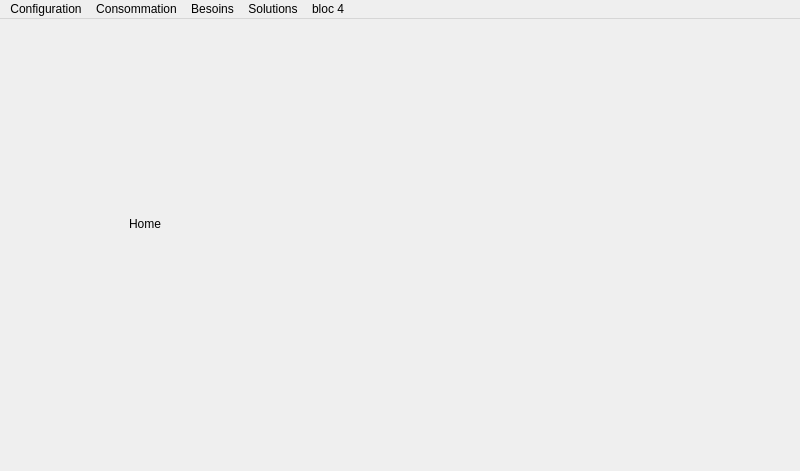
<?xml version="1.0" encoding="UTF-8"?>
<ui version="4.0">
 <class>MainWindow</class>
 <widget class="QMainWindow" name="MainWindow">
  <property name="geometry">
   <rect>
    <x>0</x>
    <y>0</y>
    <width>800</width>
    <height>471</height>
   </rect>
  </property>
  <property name="windowTitle">
   <string>MainWindow</string>
  </property>
  <property name="styleSheet">
   <string notr="true"/>
  </property>
  <widget class="QWidget" name="centralwidget">
   <layout class="QVBoxLayout" name="verticalLayout">
    <item>
     <widget class="QStackedWidget" name="stackedWidget">
      <widget class="QWidget" name="_1_page_home">
       <widget class="QLabel" name="label_4">
        <property name="geometry">
         <rect>
          <x>120</x>
          <y>70</y>
          <width>361</width>
          <height>251</height>
         </rect>
        </property>
        <property name="text">
         <string>Home</string>
        </property>
       </widget>
      </widget>
      <widget class="QWidget" name="page_config_electrique">
       <layout class="QVBoxLayout" name="verticalLayout_2">
        <item>
         <widget class="QFrame" name="frame_6">
          <property name="minimumSize">
           <size>
            <width>0</width>
            <height>30</height>
           </size>
          </property>
          <property name="maximumSize">
           <size>
            <width>16777215</width>
            <height>30</height>
           </size>
          </property>
          <property name="frameShape">
           <enum>QFrame::StyledPanel</enum>
          </property>
          <property name="frameShadow">
           <enum>QFrame::Raised</enum>
          </property>
          <widget class="QLabel" name="label">
           <property name="geometry">
            <rect>
             <x>20</x>
             <y>0</y>
             <width>201</width>
             <height>19</height>
            </rect>
           </property>
           <property name="text">
            <string>Appareils Electriques</string>
           </property>
          </widget>
         </widget>
        </item>
        <item>
         <widget class="QFrame" name="frame_5">
          <property name="frameShape">
           <enum>QFrame::StyledPanel</enum>
          </property>
          <property name="frameShadow">
           <enum>QFrame::Raised</enum>
          </property>
          <layout class="QHBoxLayout" name="horizontalLayout">
           <item>
            <widget class="QFrame" name="frame">
             <property name="frameShape">
              <enum>QFrame::StyledPanel</enum>
             </property>
             <property name="frameShadow">
              <enum>QFrame::Raised</enum>
             </property>
             <layout class="QVBoxLayout" name="verticalLayout_5">
              <item>
               <widget class="QFrame" name="frame_3">
                <property name="frameShape">
                 <enum>QFrame::StyledPanel</enum>
                </property>
                <property name="frameShadow">
                 <enum>QFrame::Raised</enum>
                </property>
                <layout class="QVBoxLayout" name="verticalLayout_4">
                 <item>
                  <layout class="QFormLayout" name="formLayout">
                   <item row="0" column="0">
                    <widget class="QLabel" name="modLeLabel">
                     <property name="text">
                      <string>Modèle</string>
                     </property>
                    </widget>
                   </item>
                   <item row="0" column="1">
                    <widget class="QLineEdit" name="modLeLineEdit">
                     <property name="toolTip">
                      <string>Entrer le modèle de l'appareil électrique</string>
                     </property>
                     <property name="placeholderText">
                      <string>Modèle (ex :  TV Samsung)</string>
                     </property>
                    </widget>
                   </item>
                   <item row="1" column="0">
                    <widget class="QLabel" name="puissanceLabel">
                     <property name="text">
                      <string>Puissance</string>
                     </property>
                    </widget>
                   </item>
                   <item row="1" column="1">
                    <widget class="QSpinBox" name="puissanceSpinBox">
                     <property name="toolTip">
                      <string>Entrer la puissance de l'appareil</string>
                     </property>
                     <property name="maximum">
                      <number>999</number>
                     </property>
                     <property name="stepType">
                      <enum>QAbstractSpinBox::AdaptiveDecimalStepType</enum>
                     </property>
                    </widget>
                   </item>
                   <item row="2" column="0">
                    <widget class="QLabel" name="ePPouceLabel">
                     <property name="text">
                      <string>EPPouce</string>
                     </property>
                    </widget>
                   </item>
                   <item row="2" column="1">
                    <widget class="QSpinBox" name="ePPouceSpinBox">
                     <property name="toolTip">
                      <string>Entrer le nombre de pouce de l'appareil</string>
                     </property>
                     <property name="maximum">
                      <number>999</number>
                     </property>
                     <property name="stepType">
                      <enum>QAbstractSpinBox::AdaptiveDecimalStepType</enum>
                     </property>
                    </widget>
                   </item>
                   <item row="3" column="0">
                    <widget class="QLabel" name="puissanceEnVeilleLabel">
                     <property name="text">
                      <string>Puissance en veille</string>
                     </property>
                    </widget>
                   </item>
                   <item row="3" column="1">
                    <widget class="QSpinBox" name="puissanceEnVeilleSpinBox">
                     <property name="toolTip">
                      <string>Entrer le puissance en veille de l'appareil</string>
                     </property>
                    </widget>
                   </item>
                  </layout>
                 </item>
                </layout>
               </widget>
              </item>
              <item>
               <widget class="QFrame" name="frame_4">
                <property name="minimumSize">
                 <size>
                  <width>0</width>
                  <height>40</height>
                 </size>
                </property>
                <property name="maximumSize">
                 <size>
                  <width>16777215</width>
                  <height>40</height>
                 </size>
                </property>
                <property name="frameShape">
                 <enum>QFrame::StyledPanel</enum>
                </property>
                <property name="frameShadow">
                 <enum>QFrame::Raised</enum>
                </property>
                <layout class="QHBoxLayout" name="horizontalLayout_2">
                 <item>
                  <widget class="QPushButton" name="add_app_elec">
                   <property name="toolTip">
                    <string>Ajouter un appareil</string>
                   </property>
                   <property name="text">
                    <string/>
                   </property>
                   <property name="icon">
                    <iconset resource="../Qss/icons/_icons.qrc">
                     <normaloff>:/icons/000000/feather/plus.png</normaloff>:/icons/000000/feather/plus.png</iconset>
                   </property>
                  </widget>
                 </item>
                 <item>
                  <widget class="QPushButton" name="edit_app_elec">
                   <property name="toolTip">
                    <string>Mettre à jour un appareil</string>
                   </property>
                   <property name="text">
                    <string/>
                   </property>
                   <property name="icon">
                    <iconset resource="../Qss/icons/_icons.qrc">
                     <normaloff>:/icons/000000/feather/edit.png</normaloff>:/icons/000000/feather/edit.png</iconset>
                   </property>
                  </widget>
                 </item>
                 <item>
                  <widget class="QPushButton" name="clear_app_elec">
                   <property name="toolTip">
                    <string>Réinitialiser le formulaire</string>
                   </property>
                   <property name="text">
                    <string/>
                   </property>
                   <property name="icon">
                    <iconset resource="../Qss/icons/_icons.qrc">
                     <normaloff>:/icons/000000/feather/arrow_left.png</normaloff>:/icons/000000/feather/arrow_left.png</iconset>
                   </property>
                  </widget>
                 </item>
                 <item>
                  <widget class="QPushButton" name="del_app_elec">
                   <property name="toolTip">
                    <string>Supprimer un appareil</string>
                   </property>
                   <property name="text">
                    <string/>
                   </property>
                   <property name="icon">
                    <iconset resource="../Qss/icons/_icons.qrc">
                     <normaloff>:/icons/000000/feather/trash-2.png</normaloff>:/icons/000000/feather/trash-2.png</iconset>
                   </property>
                  </widget>
                 </item>
                </layout>
               </widget>
              </item>
             </layout>
            </widget>
           </item>
           <item>
            <widget class="QFrame" name="frame_2">
             <property name="frameShape">
              <enum>QFrame::StyledPanel</enum>
             </property>
             <property name="frameShadow">
              <enum>QFrame::Raised</enum>
             </property>
             <layout class="QVBoxLayout" name="verticalLayout_3">
              <item>
               <widget class="QTableView" name="tableWidget_app_elec"/>
              </item>
             </layout>
            </widget>
           </item>
          </layout>
         </widget>
        </item>
       </layout>
      </widget>
      <widget class="QWidget" name="page_config_gaz">
       <layout class="QVBoxLayout" name="verticalLayout_6">
        <item>
         <widget class="QFrame" name="frame_7">
          <property name="minimumSize">
           <size>
            <width>0</width>
            <height>30</height>
           </size>
          </property>
          <property name="maximumSize">
           <size>
            <width>16777215</width>
            <height>30</height>
           </size>
          </property>
          <property name="frameShape">
           <enum>QFrame::StyledPanel</enum>
          </property>
          <property name="frameShadow">
           <enum>QFrame::Raised</enum>
          </property>
          <widget class="QLabel" name="label_5">
           <property name="geometry">
            <rect>
             <x>20</x>
             <y>0</y>
             <width>251</width>
             <height>31</height>
            </rect>
           </property>
           <property name="text">
            <string>Appareils à gaz</string>
           </property>
          </widget>
         </widget>
        </item>
        <item>
         <widget class="QFrame" name="frame_8">
          <property name="frameShape">
           <enum>QFrame::StyledPanel</enum>
          </property>
          <property name="frameShadow">
           <enum>QFrame::Raised</enum>
          </property>
          <layout class="QHBoxLayout" name="horizontalLayout_4">
           <item>
            <widget class="QFrame" name="frame_9">
             <property name="frameShape">
              <enum>QFrame::StyledPanel</enum>
             </property>
             <property name="frameShadow">
              <enum>QFrame::Raised</enum>
             </property>
             <layout class="QVBoxLayout" name="verticalLayout_8">
              <item>
               <widget class="QFrame" name="frame_13">
                <property name="frameShape">
                 <enum>QFrame::StyledPanel</enum>
                </property>
                <property name="frameShadow">
                 <enum>QFrame::Raised</enum>
                </property>
                <layout class="QVBoxLayout" name="verticalLayout_9">
                 <item>
                  <layout class="QFormLayout" name="formLayout_2">
                   <item row="0" column="0">
                    <widget class="QLabel" name="modLeLabel_2">
                     <property name="text">
                      <string>Modèle</string>
                     </property>
                    </widget>
                   </item>
                   <item row="0" column="1">
                    <widget class="QLineEdit" name="modLeGazLineEdit"/>
                   </item>
                   <item row="1" column="0">
                    <widget class="QLabel" name="puissanceLabel_2">
                     <property name="text">
                      <string>Puissance</string>
                     </property>
                    </widget>
                   </item>
                   <item row="1" column="1">
                    <widget class="QSpinBox" name="puissanceGazLineEdit"/>
                   </item>
                   <item row="2" column="0">
                    <widget class="QLabel" name="dBitNominalLabel">
                     <property name="text">
                      <string>Débit nominal</string>
                     </property>
                    </widget>
                   </item>
                   <item row="2" column="1">
                    <widget class="QSpinBox" name="dBitNominalGazSpinBox"/>
                   </item>
                  </layout>
                 </item>
                </layout>
               </widget>
              </item>
              <item>
               <widget class="QFrame" name="frame_14">
                <property name="minimumSize">
                 <size>
                  <width>0</width>
                  <height>40</height>
                 </size>
                </property>
                <property name="maximumSize">
                 <size>
                  <width>16777215</width>
                  <height>40</height>
                 </size>
                </property>
                <property name="frameShape">
                 <enum>QFrame::StyledPanel</enum>
                </property>
                <property name="frameShadow">
                 <enum>QFrame::Raised</enum>
                </property>
                <layout class="QHBoxLayout" name="horizontalLayout_5">
                 <item>
                  <widget class="QPushButton" name="add_app_gaz">
                   <property name="toolTip">
                    <string>Ajouter un appareil</string>
                   </property>
                   <property name="text">
                    <string/>
                   </property>
                   <property name="icon">
                    <iconset resource="../Qss/icons/_icons.qrc">
                     <normaloff>:/icons/000000/feather/plus.png</normaloff>:/icons/000000/feather/plus.png</iconset>
                   </property>
                  </widget>
                 </item>
                 <item>
                  <widget class="QPushButton" name="edit_app_gaz">
                   <property name="toolTip">
                    <string>Mettre à jour un appareil</string>
                   </property>
                   <property name="text">
                    <string/>
                   </property>
                   <property name="icon">
                    <iconset resource="../Qss/icons/_icons.qrc">
                     <normaloff>:/icons/000000/feather/edit.png</normaloff>:/icons/000000/feather/edit.png</iconset>
                   </property>
                  </widget>
                 </item>
                 <item>
                  <widget class="QPushButton" name="clear_app_gaz">
                   <property name="toolTip">
                    <string>Réinitialiser le formulaire</string>
                   </property>
                   <property name="text">
                    <string/>
                   </property>
                   <property name="icon">
                    <iconset resource="../Qss/icons/_icons.qrc">
                     <normaloff>:/icons/000000/feather/arrow_left.png</normaloff>:/icons/000000/feather/arrow_left.png</iconset>
                   </property>
                  </widget>
                 </item>
                 <item>
                  <widget class="QPushButton" name="del_app_gaz">
                   <property name="toolTip">
                    <string>Supprimer un appareil</string>
                   </property>
                   <property name="text">
                    <string/>
                   </property>
                   <property name="icon">
                    <iconset resource="../Qss/icons/_icons.qrc">
                     <normaloff>:/icons/000000/feather/trash-2.png</normaloff>:/icons/000000/feather/trash-2.png</iconset>
                   </property>
                  </widget>
                 </item>
                </layout>
               </widget>
              </item>
             </layout>
            </widget>
           </item>
           <item>
            <widget class="QFrame" name="frame_12">
             <property name="frameShape">
              <enum>QFrame::StyledPanel</enum>
             </property>
             <property name="frameShadow">
              <enum>QFrame::Raised</enum>
             </property>
             <layout class="QVBoxLayout" name="verticalLayout_10">
              <item>
               <widget class="QTableView" name="tableView_app_gaz"/>
              </item>
             </layout>
            </widget>
           </item>
          </layout>
         </widget>
        </item>
       </layout>
      </widget>
      <widget class="QWidget" name="page_config_materiaux">
       <widget class="QLabel" name="label_3">
        <property name="geometry">
         <rect>
          <x>100</x>
          <y>80</y>
          <width>221</width>
          <height>111</height>
         </rect>
        </property>
        <property name="text">
         <string>page materiaux</string>
        </property>
       </widget>
      </widget>
      <widget class="QWidget" name="page_1_consommation_elec">
       <layout class="QVBoxLayout" name="verticalLayout_11">
        <item>
         <widget class="QFrame" name="frame_15">
          <property name="minimumSize">
           <size>
            <width>0</width>
            <height>30</height>
           </size>
          </property>
          <property name="maximumSize">
           <size>
            <width>16777215</width>
            <height>30</height>
           </size>
          </property>
          <property name="frameShape">
           <enum>QFrame::StyledPanel</enum>
          </property>
          <property name="frameShadow">
           <enum>QFrame::Raised</enum>
          </property>
          <widget class="QLabel" name="label_6">
           <property name="geometry">
            <rect>
             <x>10</x>
             <y>0</y>
             <width>251</width>
             <height>31</height>
            </rect>
           </property>
           <property name="text">
            <string>Consommation electricité</string>
           </property>
          </widget>
         </widget>
        </item>
        <item>
         <widget class="QFrame" name="frame_16">
          <property name="frameShape">
           <enum>QFrame::StyledPanel</enum>
          </property>
          <property name="frameShadow">
           <enum>QFrame::Raised</enum>
          </property>
         </widget>
        </item>
       </layout>
      </widget>
      <widget class="QWidget" name="page_1_consommation_gaz">
       <layout class="QVBoxLayout" name="verticalLayout_12">
        <item>
         <widget class="QFrame" name="frame_17">
          <property name="minimumSize">
           <size>
            <width>0</width>
            <height>30</height>
           </size>
          </property>
          <property name="maximumSize">
           <size>
            <width>16777215</width>
            <height>30</height>
           </size>
          </property>
          <property name="frameShape">
           <enum>QFrame::StyledPanel</enum>
          </property>
          <property name="frameShadow">
           <enum>QFrame::Raised</enum>
          </property>
          <widget class="QLabel" name="label_8">
           <property name="geometry">
            <rect>
             <x>10</x>
             <y>8</y>
             <width>221</width>
             <height>21</height>
            </rect>
           </property>
           <property name="text">
            <string>Consommation Gaz</string>
           </property>
          </widget>
         </widget>
        </item>
        <item>
         <widget class="QFrame" name="frame_18">
          <property name="frameShape">
           <enum>QFrame::StyledPanel</enum>
          </property>
          <property name="frameShadow">
           <enum>QFrame::Raised</enum>
          </property>
          <layout class="QHBoxLayout" name="horizontalLayout_3">
           <item>
            <widget class="QFrame" name="frame_10">
             <property name="frameShape">
              <enum>QFrame::StyledPanel</enum>
             </property>
             <property name="frameShadow">
              <enum>QFrame::Raised</enum>
             </property>
             <layout class="QVBoxLayout" name="verticalLayout_7">
              <item>
               <widget class="QFrame" name="frame_19">
                <property name="frameShape">
                 <enum>QFrame::StyledPanel</enum>
                </property>
                <property name="frameShadow">
                 <enum>QFrame::Raised</enum>
                </property>
                <layout class="QVBoxLayout" name="verticalLayout_13">
                 <item>
                  <layout class="QFormLayout" name="formLayout_3">
                   <item row="0" column="0">
                    <widget class="QLabel" name="appareilLabel">
                     <property name="text">
                      <string>Appareil</string>
                     </property>
                    </widget>
                   </item>
                   <item row="0" column="1">
                    <widget class="QComboBox" name="appareilGazComboBox">
                     <property name="minimumSize">
                      <size>
                       <width>160</width>
                       <height>0</height>
                      </size>
                     </property>
                     <property name="toolTip">
                      <string>Sélectionner l'appareil</string>
                     </property>
                    </widget>
                   </item>
                   <item row="1" column="0">
                    <widget class="QLabel" name="nombreAppareilLabel">
                     <property name="text">
                      <string>Nombre appareil</string>
                     </property>
                    </widget>
                   </item>
                   <item row="1" column="1">
                    <widget class="QSpinBox" name="nombreAppareilGazSpinBox">
                     <property name="toolTip">
                      <string>Insérer le nombre de cet appareil</string>
                     </property>
                    </widget>
                   </item>
                   <item row="2" column="0">
                    <widget class="QLabel" name="nombreHeureDUtilisationLabel">
                     <property name="text">
                      <string>Nombre Heure d'utilisation</string>
                     </property>
                    </widget>
                   </item>
                   <item row="2" column="1">
                    <widget class="QSpinBox" name="nombreHeureDUtilisationGazSpinBox">
                     <property name="toolTip">
                      <string>Insérer le nombre d'heures d'utilisation de cet appareil</string>
                     </property>
                    </widget>
                   </item>
                  </layout>
                 </item>
                </layout>
               </widget>
              </item>
              <item>
               <widget class="QFrame" name="frame_20">
                <property name="minimumSize">
                 <size>
                  <width>0</width>
                  <height>40</height>
                 </size>
                </property>
                <property name="maximumSize">
                 <size>
                  <width>16777215</width>
                  <height>40</height>
                 </size>
                </property>
                <property name="frameShape">
                 <enum>QFrame::StyledPanel</enum>
                </property>
                <property name="frameShadow">
                 <enum>QFrame::Raised</enum>
                </property>
                <layout class="QHBoxLayout" name="horizontalLayout_6">
                 <item>
                  <widget class="QPushButton" name="add_conso_gaz">
                   <property name="toolTip">
                    <string>Insérer</string>
                   </property>
                   <property name="text">
                    <string>ADD</string>
                   </property>
                   <property name="icon">
                    <iconset resource="../Qss/icons/_icons.qrc">
                     <normaloff>:/icons/000000/feather/plus.png</normaloff>:/icons/000000/feather/plus.png</iconset>
                   </property>
                  </widget>
                 </item>
                 <item>
                  <widget class="QPushButton" name="edit_conso_gaz">
                   <property name="toolTip">
                    <string>Editer</string>
                   </property>
                   <property name="text">
                    <string>EDIT</string>
                   </property>
                   <property name="icon">
                    <iconset resource="../Qss/icons/_icons.qrc">
                     <normaloff>:/icons/000000/feather/edit-3.png</normaloff>:/icons/000000/feather/edit-3.png</iconset>
                   </property>
                  </widget>
                 </item>
                 <item>
                  <widget class="QPushButton" name="clear_conso_gaz">
                   <property name="toolTip">
                    <string>Réinitialiser le formulaire</string>
                   </property>
                   <property name="text">
                    <string>RESET</string>
                   </property>
                   <property name="icon">
                    <iconset resource="../Qss/icons/_icons.qrc">
                     <normaloff>:/icons/000000/feather/arrow_left.png</normaloff>:/icons/000000/feather/arrow_left.png</iconset>
                   </property>
                  </widget>
                 </item>
                 <item>
                  <widget class="QPushButton" name="del_conso_gaz">
                   <property name="toolTip">
                    <string>Supprimer</string>
                   </property>
                   <property name="text">
                    <string>DEL</string>
                   </property>
                   <property name="icon">
                    <iconset resource="../Qss/icons/_icons.qrc">
                     <normaloff>:/icons/000000/feather/trash-2.png</normaloff>:/icons/000000/feather/trash-2.png</iconset>
                   </property>
                  </widget>
                 </item>
                </layout>
               </widget>
              </item>
              <item>
               <widget class="QFrame" name="frame_21">
                <property name="frameShape">
                 <enum>QFrame::StyledPanel</enum>
                </property>
                <property name="frameShadow">
                 <enum>QFrame::Raised</enum>
                </property>
                <layout class="QVBoxLayout" name="verticalLayout_15">
                 <item>
                  <widget class="QLCDNumber" name="lcdConsommationGaz"/>
                 </item>
                </layout>
               </widget>
              </item>
             </layout>
            </widget>
           </item>
           <item>
            <widget class="QFrame" name="frame_11">
             <property name="frameShape">
              <enum>QFrame::StyledPanel</enum>
             </property>
             <property name="frameShadow">
              <enum>QFrame::Raised</enum>
             </property>
             <layout class="QVBoxLayout" name="verticalLayout_14">
              <item>
               <widget class="QTableView" name="tableView_conso_gaz"/>
              </item>
             </layout>
            </widget>
           </item>
          </layout>
         </widget>
        </item>
       </layout>
      </widget>
     </widget>
    </item>
   </layout>
  </widget>
  <widget class="QMenuBar" name="menuBar">
   <property name="geometry">
    <rect>
     <x>0</x>
     <y>0</y>
     <width>800</width>
     <height>24</height>
    </rect>
   </property>
   <widget class="QMenu" name="menuConfiguration">
    <property name="title">
     <string>Configuration</string>
    </property>
    <widget class="QMenu" name="menuAppareils">
     <property name="title">
      <string>Appareils</string>
     </property>
     <property name="icon">
      <iconset>
       <normaloff>:/feather/icons/feather/speaker.png</normaloff>:/feather/icons/feather/speaker.png</iconset>
     </property>
     <addaction name="action_conf_elec"/>
     <addaction name="action_conf_gaz"/>
    </widget>
    <addaction name="menuAppareils"/>
    <addaction name="action_conf_materiaux"/>
    <addaction name="action_conf_climat"/>
   </widget>
   <widget class="QMenu" name="menuConsommation">
    <property name="title">
     <string>Consommation</string>
    </property>
    <addaction name="action_conso_elec"/>
    <addaction name="action_conso_gaz"/>
   </widget>
   <widget class="QMenu" name="menuBesoins">
    <property name="title">
     <string>Besoins</string>
    </property>
    <addaction name="action_besoin_elec"/>
    <addaction name="actionbesoin_gaz"/>
   </widget>
   <widget class="QMenu" name="menuSolutions">
    <property name="title">
     <string>Solutions</string>
    </property>
   </widget>
   <widget class="QMenu" name="menubloc_4">
    <property name="title">
     <string>bloc 4</string>
    </property>
   </widget>
   <addaction name="menuConfiguration"/>
   <addaction name="menuConsommation"/>
   <addaction name="menuBesoins"/>
   <addaction name="menuSolutions"/>
   <addaction name="menubloc_4"/>
  </widget>
  <action name="action_conf_elec">
   <property name="icon">
    <iconset>
     <normaloff>:/feather/icons/feather/loader.png</normaloff>:/feather/icons/feather/loader.png</iconset>
   </property>
   <property name="text">
    <string>Electriques</string>
   </property>
  </action>
  <action name="action_conf_gaz">
   <property name="text">
    <string>A Gaz</string>
   </property>
  </action>
  <action name="action_conf_materiaux">
   <property name="text">
    <string>Matériaux</string>
   </property>
  </action>
  <action name="action_conf_climat">
   <property name="text">
    <string>données climatiques</string>
   </property>
  </action>
  <action name="action_conso_elec">
   <property name="text">
    <string>Electricité</string>
   </property>
  </action>
  <action name="action_conso_gaz">
   <property name="text">
    <string>Gaz</string>
   </property>
  </action>
  <action name="action_besoin_elec">
   <property name="text">
    <string>Electricité</string>
   </property>
  </action>
  <action name="actionbesoin_gaz">
   <property name="text">
    <string>Gaz</string>
   </property>
  </action>
  <action name="actionElectricit_3">
   <property name="text">
    <string>Electricité</string>
   </property>
  </action>
 </widget>
 <resources>
  <include location="../Qss/icons/_icons.qrc"/>
 </resources>
 <connections/>
</ui>
